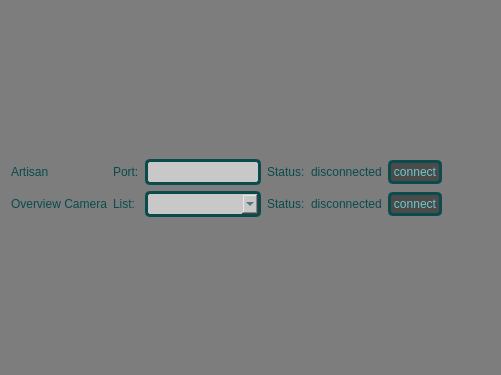
<?xml version="1.0" encoding="UTF-8"?>
<ui version="4.0">
 <class>Connections</class>
 <widget class="QWidget" name="Connections">
  <property name="geometry">
   <rect>
    <x>0</x>
    <y>0</y>
    <width>501</width>
    <height>375</height>
   </rect>
  </property>
  <property name="windowTitle">
   <string>Connection Status</string>
  </property>
  <property name="styleSheet">
   <string notr="true">QWidget{
background-color: rgb(125,125,125);

}

QPushButton {
    background-color: rgb(75, 75, 75);  /* Background color */
    color: rgb(110, 200, 200);  /* Text color */
    border: 3px solid rgb(10,75,75);  /* Border color */
    border-radius: 5px;  /* Rounded edges */
	padding: 2px;
}

QPushButton:pressed {
   background-color: rgb(255, 255, 255);  /* Background color when pressed */
	border: 3px solid rgb(110,200,200);
}
QPushButton:clicked {
   background-color: rgb(255, 255, 255);  /* Background color when pressed */
	border:  rgb(110,200,200);
}

QPushButton:hover {
    background-color: rgb(100, 100, 100);  /* Background color when hovered */
    border-color: rgb(10, 100, 100);  /* Border color when hovered */
}

QPushButton:checked {
    background-color: rgb(50, 50, 50); 
	border: 3px solid rgb(110,200,200);
	font-weight: bold;  /* Bold text */
}

QDoubleSpinBox:enabled{
background-color: rgb(200,200,200);
color: rgb(10,75,75);  /* Text color */
border: 3px solid rgb(10,75,75);  /* Border color */
border-radius: 5px;  /* Rounded edges */
padding : 2px;
}
QDoubleSpinBox:disabled{
background-color: rgb(125,125,125);
color: rgb(10,75,75);  /* Text color */
border: 3px solid rgb(10,75,75);  /* Border color */
border-radius: 5px;  /* Rounded edges */
padding : 2px;
}

QGroupBox{
color: rgb(10,75,75);  /* Text color */
font-weight: bold;  /* Bold text */
background-color: rgb(125,125,125);

}

QLabel{
color: rgb(10,75,75);  /* Text color */
background-color: rgb(125,125,125)
}

QPlainTextEdit{
background-color: rgb(200,200,200);
border-radius: 5px;  /* Rounded edges */
}

QLineEdit{
background-color: rgb(200,200,200);
color: rgb(10,75,75);  /* Text color */
border: 3px solid rgb(10,75,75);  /* Border color */
border-radius: 5px;  /* Rounded edges */
padding : 2px;
}

QComboBox{
background-color: rgb(200,200,200);
color: rgb(10,75,75);  /* Text color */
border: 3px solid rgb(10,75,75);  /* Border color */
border-radius: 5px;  /* Rounded edges */
padding : 2px;
}</string>
  </property>
  <layout class="QGridLayout" name="gridLayout">
   <item row="3" column="0">
    <spacer name="verticalSpacer">
     <property name="orientation">
      <enum>Qt::Vertical</enum>
     </property>
     <property name="sizeHint" stdset="0">
      <size>
       <width>20</width>
       <height>40</height>
      </size>
     </property>
    </spacer>
   </item>
   <item row="2" column="0">
    <widget class="QLabel" name="OCam_label">
     <property name="text">
      <string>Overview Camera</string>
     </property>
    </widget>
   </item>
   <item row="1" column="3">
    <widget class="QLabel" name="artisan_status_label">
     <property name="text">
      <string>Status:</string>
     </property>
    </widget>
   </item>
   <item row="1" column="0">
    <widget class="QLabel" name="artisan_label">
     <property name="text">
      <string>Artisan</string>
     </property>
    </widget>
   </item>
   <item row="1" column="4">
    <widget class="QLabel" name="artisan_connect_label">
     <property name="text">
      <string>disconnected</string>
     </property>
    </widget>
   </item>
   <item row="1" column="1">
    <widget class="QLabel" name="artisan_port_label">
     <property name="text">
      <string>Port:</string>
     </property>
    </widget>
   </item>
   <item row="1" column="5">
    <widget class="QPushButton" name="artisan_connect_button">
     <property name="text">
      <string>connect</string>
     </property>
     <property name="checkable">
      <bool>true</bool>
     </property>
    </widget>
   </item>
   <item row="1" column="6">
    <spacer name="horizontalSpacer">
     <property name="orientation">
      <enum>Qt::Horizontal</enum>
     </property>
     <property name="sizeHint" stdset="0">
      <size>
       <width>40</width>
       <height>20</height>
      </size>
     </property>
    </spacer>
   </item>
   <item row="1" column="2">
    <widget class="QLineEdit" name="artisan_port_lineEdit"/>
   </item>
   <item row="0" column="0">
    <spacer name="verticalSpacer_2">
     <property name="orientation">
      <enum>Qt::Vertical</enum>
     </property>
     <property name="sizeHint" stdset="0">
      <size>
       <width>20</width>
       <height>40</height>
      </size>
     </property>
    </spacer>
   </item>
   <item row="2" column="3">
    <widget class="QLabel" name="OCam_status_label">
     <property name="text">
      <string>Status:</string>
     </property>
    </widget>
   </item>
   <item row="2" column="4">
    <widget class="QLabel" name="OCam_connect_label">
     <property name="text">
      <string>disconnected</string>
     </property>
    </widget>
   </item>
   <item row="2" column="5">
    <widget class="QPushButton" name="OCam_connect_button">
     <property name="text">
      <string>connect</string>
     </property>
    </widget>
   </item>
   <item row="2" column="1">
    <widget class="QLabel" name="Ocam_list_label">
     <property name="text">
      <string>List:</string>
     </property>
    </widget>
   </item>
   <item row="2" column="2">
    <widget class="QComboBox" name="OCam_select_comboBox"/>
   </item>
  </layout>
 </widget>
 <resources/>
 <connections/>
</ui>
